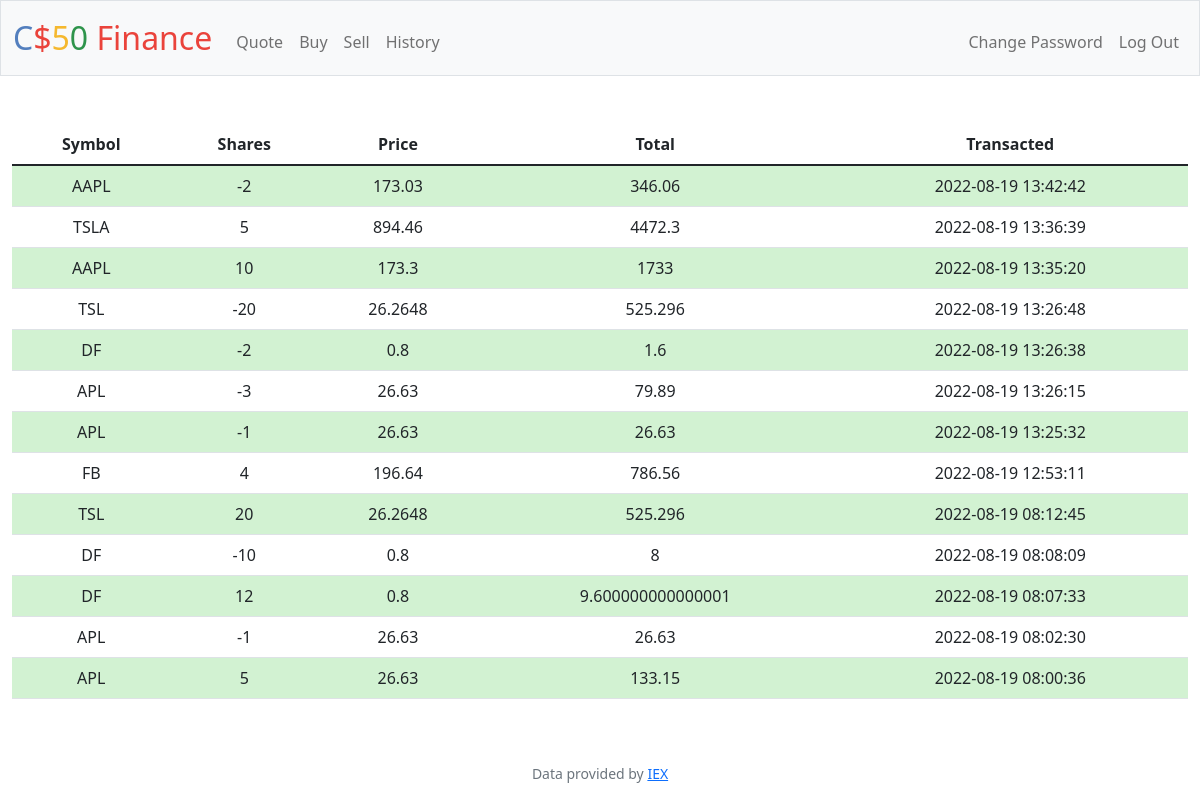
Screenshot of /history (signed in) with the database file from the repository.
### tables this page shows
CREATE TABLE 'exchanges' (user_id INTEGER, date, symbol, shares NUMERIC, price NUMERIC, total NUMERIC, balance NUMERIC, 'id'  INTEGER PRIMARY KEY NOT NULL  );

### app.py (the view)
@app.route("/history")
@login_required
def history():
    transactions = db.execute(
        "SELECT symbol, shares, price, total, date FROM exchanges WHERE user_id=? ORDER BY id DESC",
        session["user_id"],
    )
    return render_template("history.html", transactions=transactions)

### app.py (called while the page is built)
@app.after_request
def after_request(response):
    response.headers["Cache-Control"] = "no-cache, no-store, must-revalidate"
    response.headers["Expires"] = 0
    response.headers["Pragma"] = "no-cache"
    return response

### helpers.py (called while the page is built)
def login_required(f):
    @wraps(f)
    def decorated_function(*args, **kwargs):
        if session.get("user_id") is None:
            return redirect("/login")
        return f(*args, **kwargs)
    return decorated_function

### templates/history.html (shortened to what this page needs)
{% extends "layout.html" %}
{% block main %}
    <table class="table table-striped">
        <thead>
            <th>Symbol</th>
            <th>Shares</th>
            <th>Price</th>
            <th>Total</th>
            <th>Transacted</th>
        </thead>
        <tbody>
            {% for data in transactions %}
            <tr>
                <td>{{ data['symbol'] }}</td>
                <td>{{ data['shares'] }}</td>
                <td>{{ data['price'] }}</td>
                <td>{{ data['total'] }}</td>
                <td>{{ data['date'] }}</td>
            </tr>
            {% endfor %}
        </tbody>
    </table>
{% endblock %}

### templates/layout.html (shortened to what this page needs)
<!DOCTYPE html>
<html lang="en">
    <head>
        <link href="https://cdn.jsdelivr.net/npm/bootstrap@5.1.3/dist/css/bootstrap.min.css" rel="stylesheet">
        <link href="/static/styles.css" rel="stylesheet">
    </head>
    <body>
        <nav class="bg-light border navbar navbar-expand-md navbar-light">
            <div class="container-fluid">
                <a class="navbar-brand" href="/"><span class="blue">C</span><span class="red">$</span><span class="yellow">5</span><span class="green">0</span> <span class="red">Finance</span></a>
                <div class="collapse navbar-collapse" id="navbar">
                    {% if session["user_id"] %}
                        <ul class="navbar-nav me-auto mt-2">
                            <li class="nav-item"><a class="nav-link" href="/quote">Quote</a></li>
                            <li class="nav-item"><a class="nav-link" href="/buy">Buy</a></li>
                            <li class="nav-item"><a class="nav-link" href="/sell">Sell</a></li>
                            <li class="nav-item"><a class="nav-link" href="/history">History</a></li>
                        </ul>
                        <ul class="navbar-nav ms-auto mt-2">
                            <li class="nav-item"><a class="nav-link" href="/change_pwd">Change Password</a></li>
                            <li class="nav-item"><a class="nav-link" href="/logout">Log Out</a></li>
                        </ul>
                    {% else %}
                        <ul class="navbar-nav ms-auto mt-2">
                            <li class="nav-item"><a class="nav-link" href="/register">Register</a></li>
                            <li class="nav-item"><a class="nav-link" href="/login">Log In</a></li>
                        </ul>
                    {% endif %}
                </div>
            </div>
        </nav>
        <main class="container-fluid py-5 text-center">
            {% block main %}{% endblock %}
        </main>
        <footer class="mb-5 small text-center text-muted">
            Data provided by <a href="https://iexcloud.io/">IEX</a>
        </footer>
    </body>
</html>

### static/styles.css (style rules this page uses)
nav .navbar-brand { font-size: xx-large; }
nav .navbar-brand .blue { color: #537fbe; }
nav .navbar-brand .red { color: #ea433b; }
nav .navbar-brand .yellow { color: #f5b82e; }
nav .navbar-brand .green { color: #2e944b; }
.table-striped>tbody>tr:nth-child(odd)>td, .table-striped>tbody>tr:nth-child(odd)>th { background-color: #ddffdd; }

### rows the page displays
exchanges: symbol "AAPL", shares "-2", price "173.03", total "346.06", date "2022-08-19 13:42:42"
exchanges: symbol "TSLA", shares "5", price "894.46", total "4472.3", date "2022-08-19 13:36:39"
exchanges: symbol "AAPL", shares "10", price "173.3", total "1733", date "2022-08-19 13:35:20"
exchanges: symbol "TSL", shares "-20", price "26.2648", total "525.296", date "2022-08-19 13:26:48"
exchanges: symbol "DF", shares "-2", price "0.8", total "1.6", date "2022-08-19 13:26:38"
exchanges: symbol "APL", shares "-3", price "26.63", total "79.89", date "2022-08-19 13:26:15"
exchanges: symbol "APL", shares "-1", price "26.63", total "26.63", date "2022-08-19 13:25:32"
exchanges: symbol "FB", shares "4", price "196.64", total "786.56", date "2022-08-19 12:53:11"
exchanges: symbol "TSL", shares "20", price "26.2648", total "525.296", date "2022-08-19 08:12:45"
exchanges: symbol "DF", shares "-10", price "0.8", total "8", date "2022-08-19 08:08:09"
exchanges: symbol "DF", shares "12", price "0.8", total "9.600000000000001", date "2022-08-19 08:07:33"
exchanges: symbol "APL", shares "-1", price "26.63", total "26.63", date "2022-08-19 08:02:30"
exchanges: symbol "APL", shares "5", price "26.63", total "133.15", date "2022-08-19 08:00:36"
